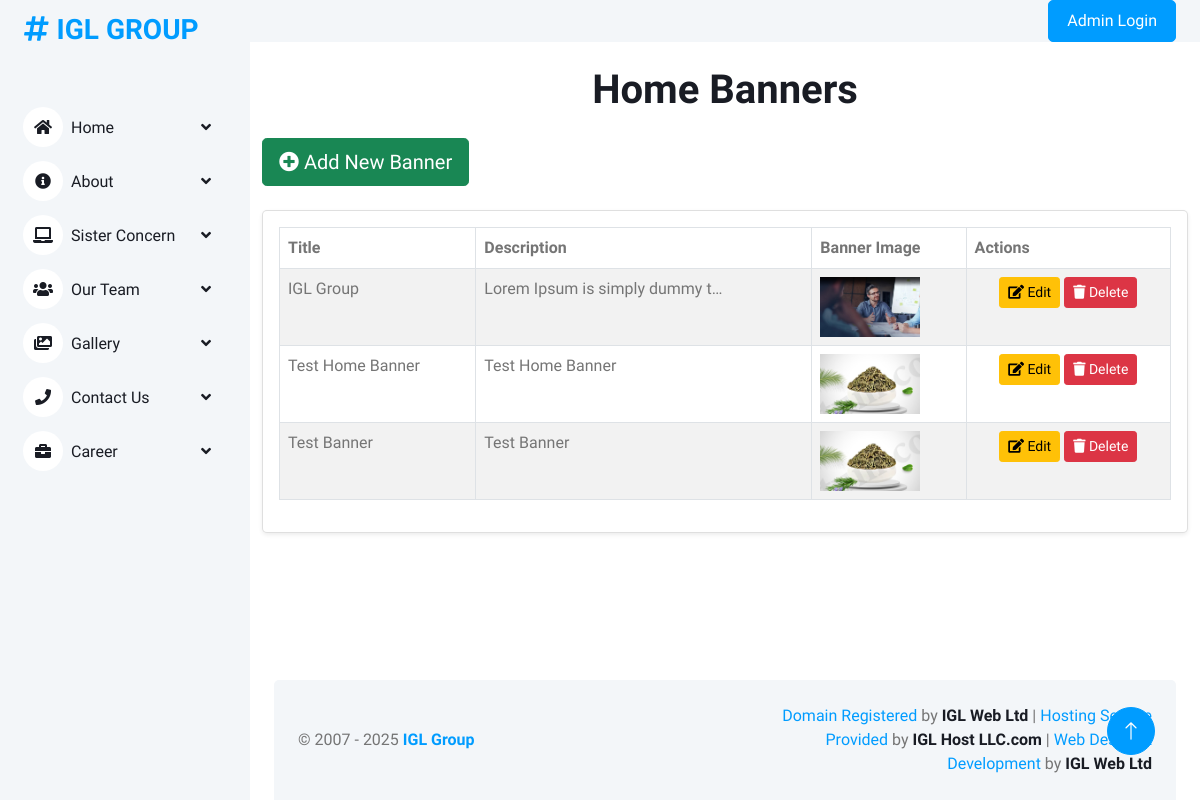
The page /home-banners/ on the database as committed earlier.
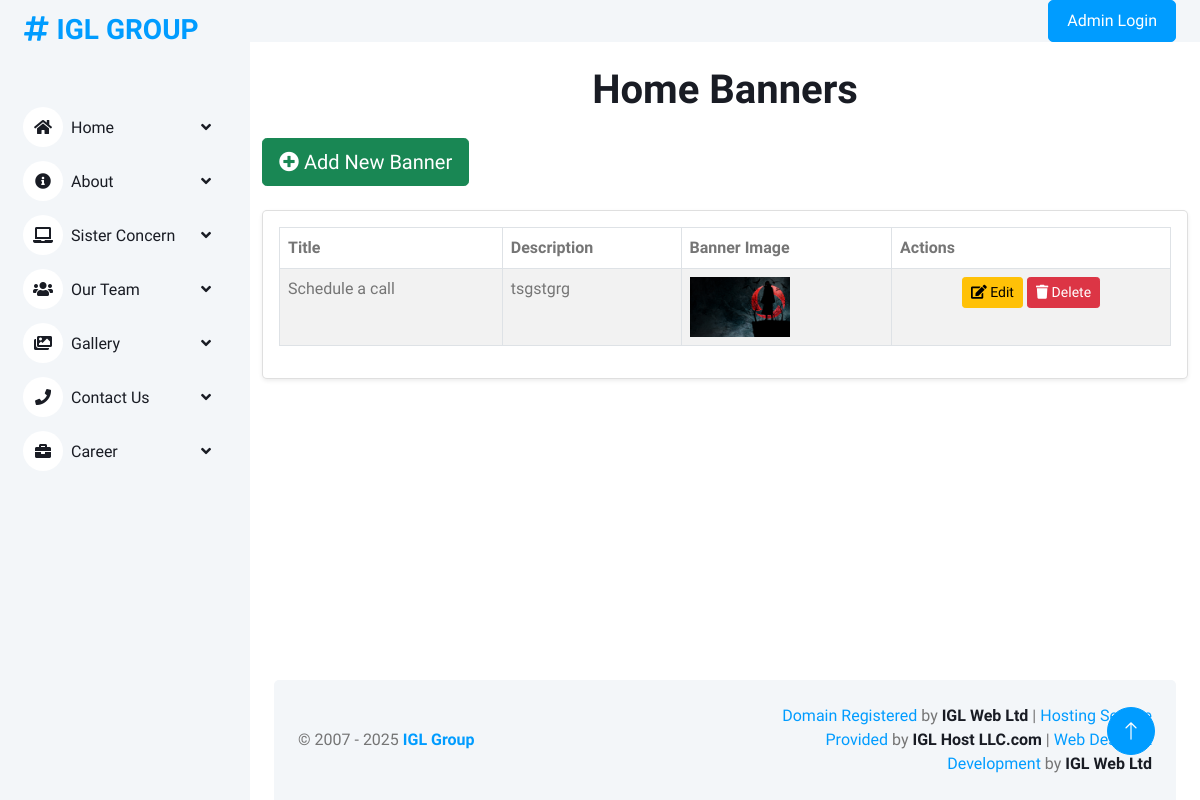
The same page on the database as committed later.
### igl/models.py (models this page shows, shortened)
class HomeBanner(models.Model):
    title = models.CharField(max_length=255)
    description = models.TextField(max_length=255)
    button_text = models.CharField(max_length=100)
    url = models.CharField(max_length=255)  # Keep as CharField
    background_image = models.ImageField(upload_to='cover_section_images/')  # Keep for fallback

### igl/admin_views.py (the view)
# urls.py: path('home-banners/', admin_views.home_banner_list, name='home_banner_list'),
def home_banner_list(request):
    banners = HomeBanner.objects.all()
    return render(request, 'backend/home_banner_list.html', {'banners': banners})

### igl/context_processors.py (called while the page is built)
def global_context(request):
    logo = Logo.objects.filter(is_active=True).first()
    menus = NavMenu.objects.filter(is_active=True)
    sister_concerns = SisterConcern.objects.all()
    footer_sister_concerns = SisterConcern.objects.values('title', 'link')  # Get only title and link fields
    footer_sister_concerns = list(footer_sister_concerns)  # Convert queryset to list of dictionaries
    mid_point = len(footer_sister_concerns) // 2  # Find the middle point
    column1 = footer_sister_concerns[:mid_point]  # First half for column1
    column2 = footer_sister_concerns[mid_point:]  # Second half for column2
    return {
        'logo': logo,
        'menus': menus,
        'sister_concerns': sister_concerns,
        'column1': column1,  # Added for footer
        'column2': column2,  # Added for footer
    }

### igl/templates/backend/home_banner_list.html
{% extends "backend/base.html" %}
{% block content %}
<div class="container">
    <h1 class="my-4 text-center">Home Banners</h1>
    <div class="mb-4 text-right">
        <a href="{% url 'add_home_banner' %}" class="btn btn-success btn-lg">
            <i class="fa fa-plus-circle"></i> Add New Banner
        </a>
    </div>
    <div class="card shadow-sm">
        <div class="card-body">
            <table class="table table-striped table-bordered table-hover">
                <thead class="thead-dark">
                    <tr>
                        <th>Title</th>
                        <th>Description</th>
                        <th>Banner Image</th>
                        <th>Actions</th>
                    </tr>
                </thead>
                <tbody>
                    {% for banner in banners %}
                        <tr>
                            <td>{{ banner.title }}</td>
                            <td>{{ banner.description|truncatechars:30 }}</td>
                            <td>
                                {% if banner.background_image %}
                                    <img src="{{ banner.background_image.url }}" alt="{{ banner.title }}" width="100" height="60" style="object-fit: cover;">
                                {% else %}
                                    <span class="text-muted">No Image</span>
                                {% endif %}
                            </td>
                            <td class="text-center">
                                <a href="{% url 'edit_home_banner' banner.id %}" class="btn btn-warning btn-sm">
                                    <i class="fa fa-edit"></i> Edit
                                </a>
                                <a href="{% url 'delete_home_banner' banner.id %}" class="btn btn-danger btn-sm" onclick="return confirm('Are you sure you want to delete this banner?');">
                                    <i class="fa fa-trash"></i> Delete
                                </a>
                            </td>
                        </tr>
                    {% empty %}
                        <tr>
                            <td colspan="4" class="text-center text-muted">No banners available.</td>
                        </tr>
                    {% endfor %}
                </tbody>
            </table>
        </div>
    </div>
</div>
{% endblock %}

Rows that differ between the two databases and show on the page:
removed HomeBanner: title "IGL Group", description "Lorem Ipsum is simply dummy t…", background_image (picture)
removed HomeBanner: title "Test Home Banner", description "Test Home Banner", background_image (picture)
removed HomeBanner: title "Test Banner", description "Test Banner", background_image (picture)
added HomeBanner: title "Schedule a call", description "tsgstgrg", background_image (picture)
